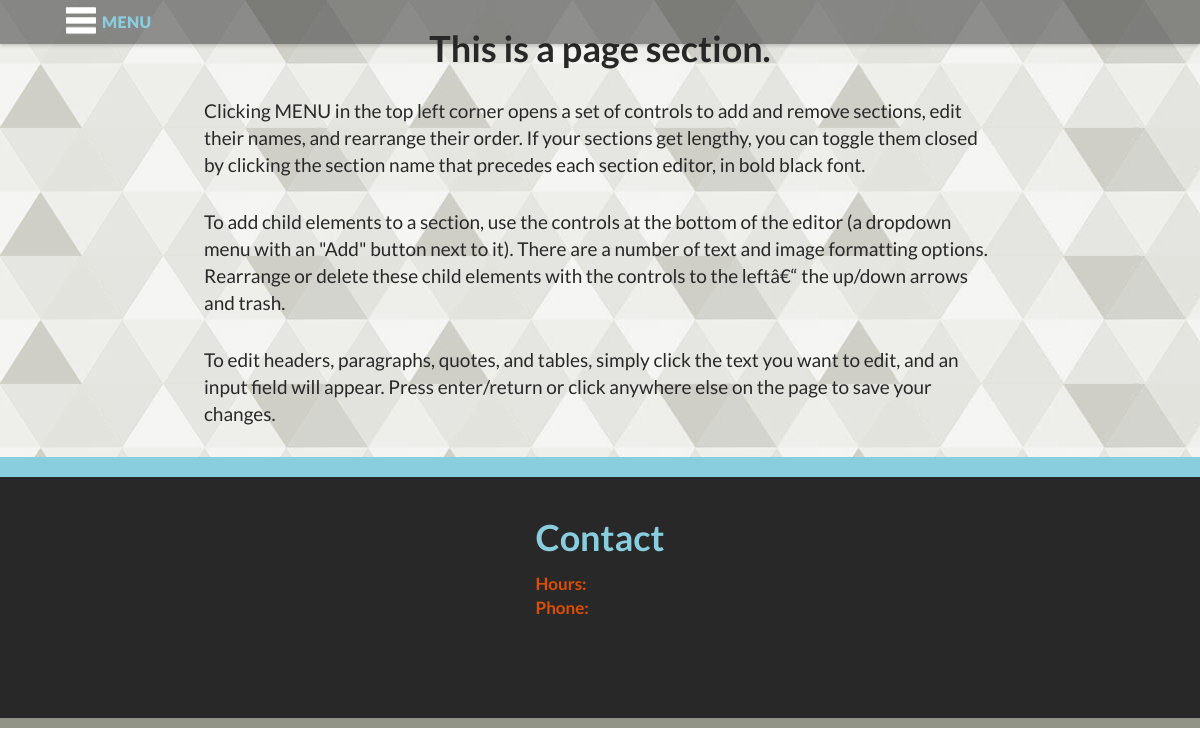
The app's page /, older data.
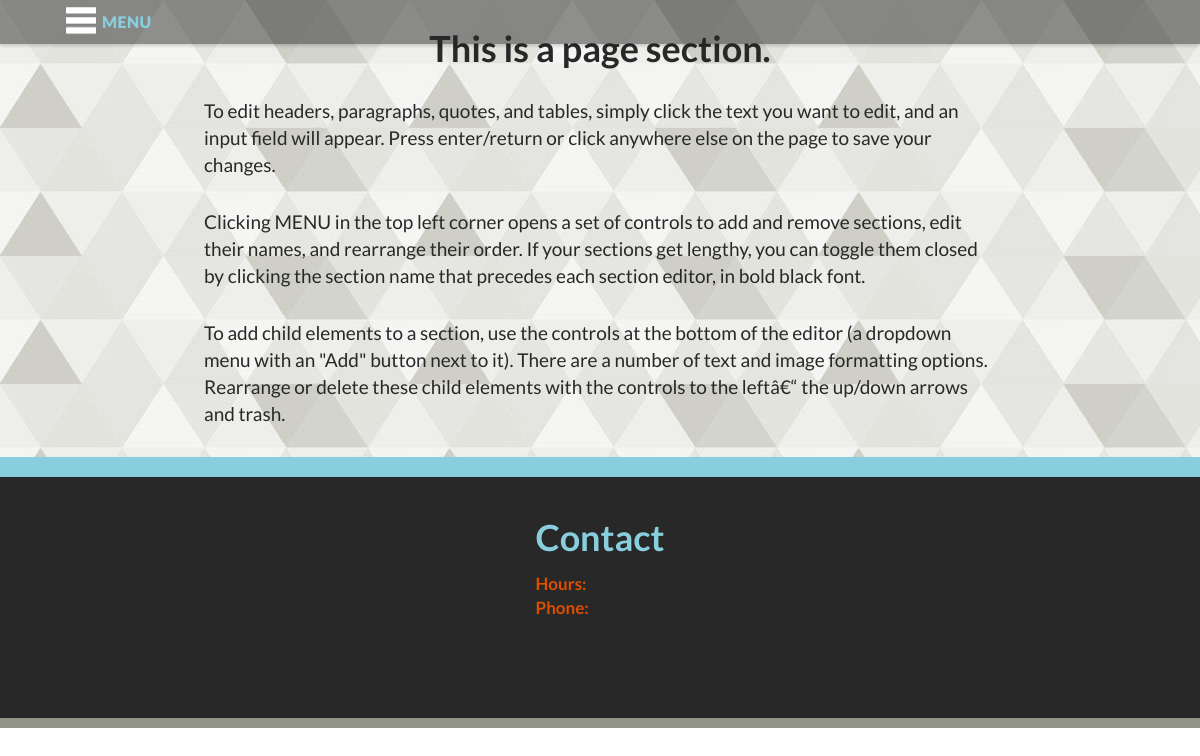
The same page, newer data.
### tables this page shows
CREATE TABLE IF NOT EXISTS `tblBlockElements` (
  `pkBlockElementID` int(11) NOT NULL,
  `fkBlock` int(5) NOT NULL,
  `fkElementType` tinyint(2) NOT NULL,
  `fldPosition` tinyint(3) NOT NULL,
  `fldValue` varchar(5000) DEFAULT 'Value'
);

### global_functions.php (the view, shortened to what the changed rows need)
<? header("Content-Type: text/html; charset=utf-8");
$mysqli = new mysqli(HOST, USER, PASSWORD, DATABASE);
function retrieveBlockElements($blockElementID,$new){
	global $mysqli,$editingPage,$galleryImageForm,$blueImp;
	$return="";$content="";
$sql=<<<EOT
SELECT pkBlockElementID,fkElementType,fldPosition,fldValue,
fldSelectName,fldHTMLType,fldTypeName,fldContentType
FROM tblBlockElements LEFT JOIN tblBlockElementTypes ON
tblBlockElements.fkElementType=tblBlockElementTypes.pkTypeID
WHERE pkBlockElementID='$blockElementID'
EOT;
	$query=$mysqli->query($sql);
	while($blockElements=mysqli_fetch_array($query)){
		$typeName=$blockElements['fldTypeName'];
		$basicType=$blockElements['fldContentType'];
		$idNumber=$blockElements['pkBlockElementID'];
		$htmlType=$blockElements['fldHTMLType'];
		$type=$blockElements['fkElementType'];
		$HTMLID=$typeName.$idNumber;
		$class=$blockElements['fldSelectName'];
		$value=$blockElements['fldValue'];
		$childCount=0;
	}
	if($basicType<=2){
		$content.=$value;
		$editNode=simpleTextEditor($HTMLID,$basicType,$typeName,$value);
	}
	if(in_array($basicType,array(3,4))){
		$returnImages=retrieveImages($blockElementID,$editingPage,$HTMLID,$type);
		$content.=$returnImages[0];
		$childCount=$returnImages[1];
	}
	if($type==6 && $editingPage!==true){$return.=blueimpPlayer($idNumber);}
	$return.=editOnly(editNodeOpen($idNumber,$class,$basicType));
	if($basicType==6){$return.=$iframe;}
	else{$return.=blockElementHTMLWrap($htmlType,$typeName,$HTMLID,$childCount,$content);}
	if($basicType<=2){$return.=editOnly($editNode);}
	$return.=editOnly(editNodeClose());
	if(($type==6) && ($editingPage!==true)){$return.=blueimpJS($idNumber);}
	return $return;
}
function retrieveBlocks($editBoolean){
	global $mysqli;
	$sql="SELECT pkPageBlockID,fldPageName,fldPageLink,fldNavRank ";
	$sql.="FROM tblPageBlocks ";
	$sql.="ORDER BY fldNavRank ASC";
	$returnBlocks=$mysqli->query($sql);
	while($blocks=mysqli_fetch_array($returnBlocks)){
		$blockID=$blocks['pkPageBlockID'];
		print "\t".'<div class="pageBlock" id="block'.$blocks['pkPageBlockID'].'">'."\n";
			print "\t\t".'<ul class="childElementContainer" id="'.$blocks['fldPageLink'].'">'."\n";
			$sql2="SELECT pkBlockElementID FROM tblBlockElements ";
			$sql2.="WHERE fkBlock='".$blockID."' ";
			$sql2.="ORDER BY fkBlock, fldPosition ASC ";
			$returnBlockElements=$mysqli->query($sql2);
			while($blockElements=mysqli_fetch_array($returnBlockElements)){
				print retrieveBlockElements($blockElements['pkBlockElementID'],false);
			}
			print "\t\t".'</ul>'."\n";
		print "\t".'</div>'."\n\n";
	}
}
function blockElementHTMLWrap($htmlType,$elementTypeName,$elementID,$childCount,$content){
if($childCount<1){$class=$elementTypeName;}
$openTag=<<<EOT
<$htmlType class="$class" id="$elementID">
EOT;
$closeTag=<<<EOT
</$htmlType>
EOT;
return $openTag.$content.$closeTag;
}
function editNodeOpen($elementIDNum,$class,$basicType){
if($basicType<=2){$textClass=" text";}
$editNodeOpen=<<<EOT
<li class="editingNode${textClass}" id="editingNode${elementIDNum}" value="${elementIDNum}">
	<div class="nodeRank">
		<button class="deleteNode" onClick="deleteElement('blockElement','$elementIDNum','editingNode${elementIDNum}')"><img src="img/icons/trash.png"></button>
		<img class="dragHandle" src="img/icons/sort.png">
	</div>
	<div class="editor">
EOT;
if($basicType>2){$editNodeOpen.='<h3 class="htmlType">'.$class.'</h3>';}
return $editNodeOpen;
}
function editNodeClose(){
$editNodeClose=<<<EOT
	</div>
	</li>
EOT;
return $editNodeClose;
}
function dropzoneForm($blockElementID){
$form=<<<EOT
	<div class="galleryImageEdit" id="new${blockElementID}">
		<form id="upload${blockElementID}" action="js/AJAX.php" class="dropzone">
			<input type="hidden" name="blockID" value="$blockElementID">
			<input type="hidden" name="dropGo" value="1">
		</form>
	</div>
EOT;
return $form;
}
function simpleTextEditor($id,$basicType,$elementType,$value){
	switch($basicType){
		case "1":
		$editor='<input class="cms '.$elementType.'Edit" id="edit'.$id.'" value="'.$value.'">';
		break;
		case "2":
		$editor='<textarea class="cms '.$elementType.'Edit" id="edit'.$id.'">'.$value.'</textarea>';
		break;
	}
	return $editor;
}
function retrieveImages($blockElementID,$editingPage,$HTMLID,$type){
	global $mysqli;$content="";
	$imageQuery="SELECT fkImageID AS ImageID,fldImageName AS ImageName ";
	$imageQuery.="FROM tblGalleryBlocks ";
	$imageQuery.="LEFT JOIN tblImages ON tblGalleryBlocks.fkImageID=tblImages.pkImageID ";
	$imageQuery.="WHERE fkBlockElementID='".$blockElementID."' ORDER BY fldRank ASC ";
	$query=$mysqli->query($imageQuery);
	$childCount=$query->num_rows;$childNumber=1;
	$content.=editOnly(dropzoneForm($blockElementID));
	return array($content,$childCount);
}
function blueimpPlayer($blockElementID){
$blueimpPlayer='<div id="galleryLinks'.$blockElementID.'player" class="blueimp-gallery">';
$blueimpPlayer.= <<< FOOBAR
	<div class="slides"></div>
	<a class="prev">‹</a>
	<a class="next">›</a>
	<ol class="indicator"></ol>
	<div class="modal fade">
		<div class="modal-dialog">
			<div class="modal-content">
				<div class="modal-header">
					<button type="button" class="close" aria-hidden="true">X</button>
				</div>
				<div class="modal-body next"></div>
				<div class="modal-footer">
					<button type="button" class="btn btn-default pull-left prev">
						<i class="glyphicon glyphicon-chevron-left"></i>Previous
					</button>
					<button type="button" class="btn btn-primary next">Next
						<i class="glyphicon glyphicon-chevron-right"></i>
					</button>
				</div>
			</div>
		</div>
	</div>
</div>
FOOBAR;
return $blueimpPlayer;
}
function blueimpJS($elementID){
$blueimpJS=<<<EOT
<script>
document.getElementById('galleryLinks${elementID}').onclick=function(event){
	event = event || window.event;
	var target = event.target || event.srcElement,
		link = target.src ? target.parentNode : target,
		options = {index:link,event:event},
		links = this.getElementsByTagName('a');
	blueimp.Gallery(links, options);
};
</script>
EOT;
return $blueimpJS;
}
?>

Row changes from the older to the newer data that the page shows:
changed tblblockelements (number 2 of 4 on the later page): moves up the list
